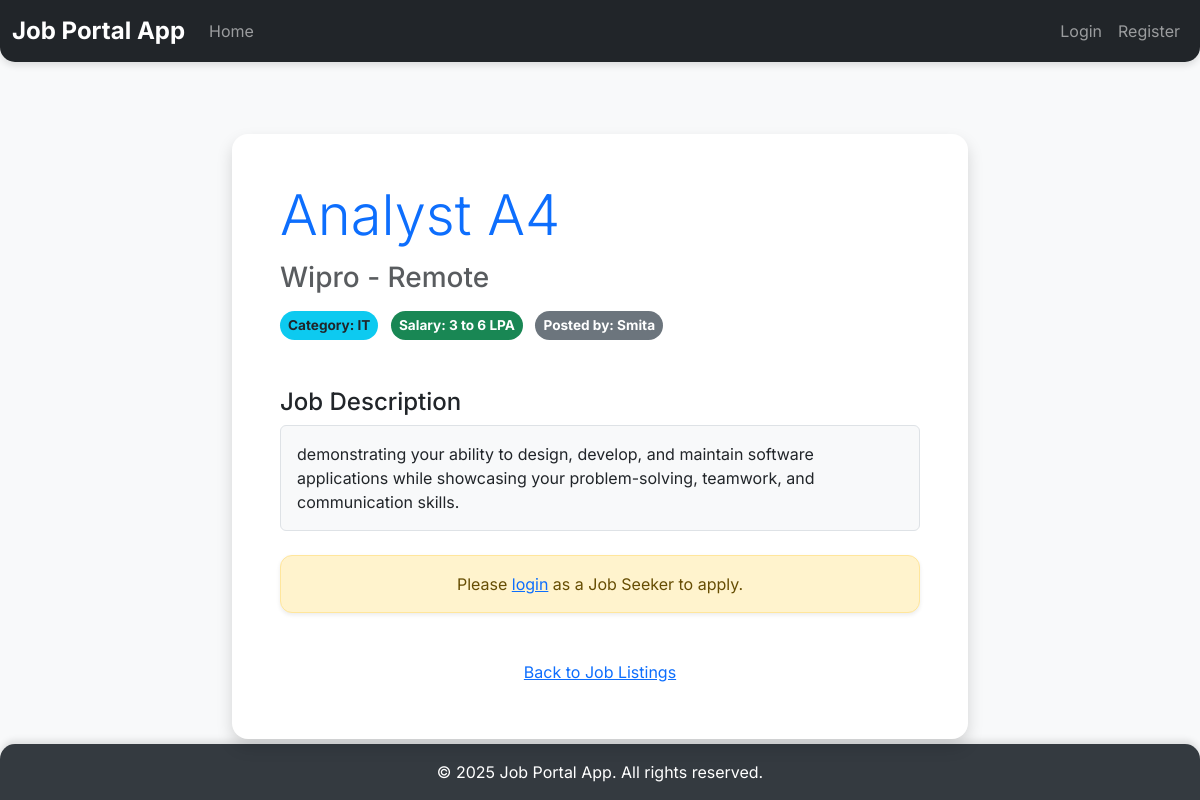
The page /job/3 on the database its author committed.
### tables this page shows
CREATE TABLE jobs (
            id INTEGER PRIMARY KEY AUTOINCREMENT,
            employer_id INTEGER NOT NULL,
            title TEXT NOT NULL,
            description TEXT NOT NULL,
            salary TEXT,
            location TEXT,
            category TEXT,
            company TEXT,
            FOREIGN KEY (employer_id) REFERENCES users (id)
        );

CREATE TABLE users (
            id INTEGER PRIMARY KEY AUTOINCREMENT,
            username TEXT UNIQUE NOT NULL,
            password_hash TEXT NOT NULL,
            role TEXT NOT NULL CHECK (role IN ('job_seeker', 'employer', 'admin'))
        );

### app.py (the view)
@app.route('/job/<int:job_id>')
def job_detail(job_id):
    db = get_db()
    cursor = db.cursor()
    job = cursor.execute("SELECT j.*, u.username AS employer_username FROM jobs j JOIN users u ON j.employer_id = u.id WHERE j.id = ?", (job_id,)).fetchone()
    if not job:
        flash('Job not found.', 'danger')
        return redirect(url_for('index'))
    has_applied = False
    if 'user_id' in session and session['role'] == 'job_seeker':
        seeker_id = session['user_id']
        application = cursor.execute("SELECT id FROM applications WHERE job_id = ? AND seeker_id = ?", (job_id, seeker_id)).fetchone()
        if application:
            has_applied = True
    return render_template('job_detail.html', job=job, has_applied=has_applied)

### app.py (called while the page is built)
def get_db():
    if 'db' not in g:
        g.db = sqlite3.connect(DATABASE)
        g.db.row_factory = sqlite3.Row  # This allows accessing columns by name
    return g.db

@app.context_processor
def inject_current_year():
    return {'current_year': datetime.datetime.now().year}

### templates/job_detail.html (shortened to what this page needs)
{% extends 'base.html' %}
{% block content %}
<div class="row justify-content-center">
    <div class="col-md-9 col-lg-8">
        <div class="card shadow-lg p-5 mt-5 rounded-lg">
            <h1 class="card-title display-4 text-primary mb-3">{{ job.title }}</h1>
            <h3 class="card-subtitle mb-3 text-muted">{{ job.company }} - {{ job.location }}</h3>
            <div class="mb-4">
                <span class="badge bg-info text-dark me-2 rounded-pill p-2">Category: {{ job.category }}</span>
                <span class="badge bg-success me-2 rounded-pill p-2">Salary: {{ job.salary or 'Negotiable' }}</span>
                <span class="badge bg-secondary rounded-pill p-2">Posted by: {{ job.employer_username }}</span>
            </div>
            <h4 class="mt-4 mb-2">Job Description</h4>
            <div class="card-text description-box p-3 rounded bg-light mb-4">
                {{ job.description | replace('\n', '<br>') | safe }}
            </div>
            {% if session.get('role') == 'job_seeker' %}
                {% if has_applied %}
                    <div class="alert alert-success text-center rounded" role="alert">
                        You have already applied for this job.
                    </div>
                    <a href="{{ url_for('dashboard') }}" class="btn btn-outline-secondary w-100 rounded-pill shadow-sm mt-3">View My Applications</a>
                {% else %}
                    <form action="{{ url_for('apply_job', job_id=job.id) }}" method="POST">
                        <button type="submit" class="btn btn-primary w-100 btn-lg rounded-pill shadow-sm">Apply for this Job</button>
                    </form>
                {% endif %}
            {% elif session.get('role') == 'employer' and session.get('user_id') == job.employer_id %}
                <div class="alert alert-info text-center rounded" role="alert">
                    This is one of your job listings. You cannot apply.
                </div>
                <a href="{{ url_for('dashboard') }}" class="btn btn-outline-secondary w-100 rounded-pill shadow-sm mt-3">Manage My Jobs</a>
            {% else %}
                <div class="alert alert-warning text-center rounded" role="alert">
                    Please <a href="{{ url_for('login') }}">login</a> as a Job Seeker to apply.
                </div>
            {% endif %}
            <div class="mt-4 text-center">
                <a href="{{ url_for('index') }}" class="btn btn-link">Back to Job Listings</a>
            </div>
        </div>
    </div>
</div>
{% endblock %}

### static/css/style.css (style rules this page uses)
body { font-family: 'Inter', sans-serif; background-color: #f8f9fa; display: flex; flex-direction: column; min-height: 100vh; }
.card { border-radius: 1rem !important; border: none; }
.card.shadow-lg { box-shadow: 0 0.5rem 1rem rgba(0, 0, 0, 0.15) !important; }
.btn { border-radius: 0.5rem !important; transition: all 0.3s ease; }
.badge { padding: 0.6em 0.9em; font-size: 0.85em; border-radius: 1rem !important; }
.alert { border-radius: 0.75rem !important; box-shadow: 0 2px 4px rgba(0, 0, 0, 0.08); }
.description-box { background-color: #e9ecef; border: 1px solid #dee2e6; padding: 1rem; border-radius: 0.75rem; max-height: 300px; overflow-y: auto; }

### rows shown on the page
jobs: title "Analyst A4", company "Wipro", location "Remote", category "IT", salary "3 to 6 LPA", description "demonstrating your ability to design, develop, and maintain software applications while showcasing your problem-solving, teamwork, and communication skills."
users: employer_username "Smita"
